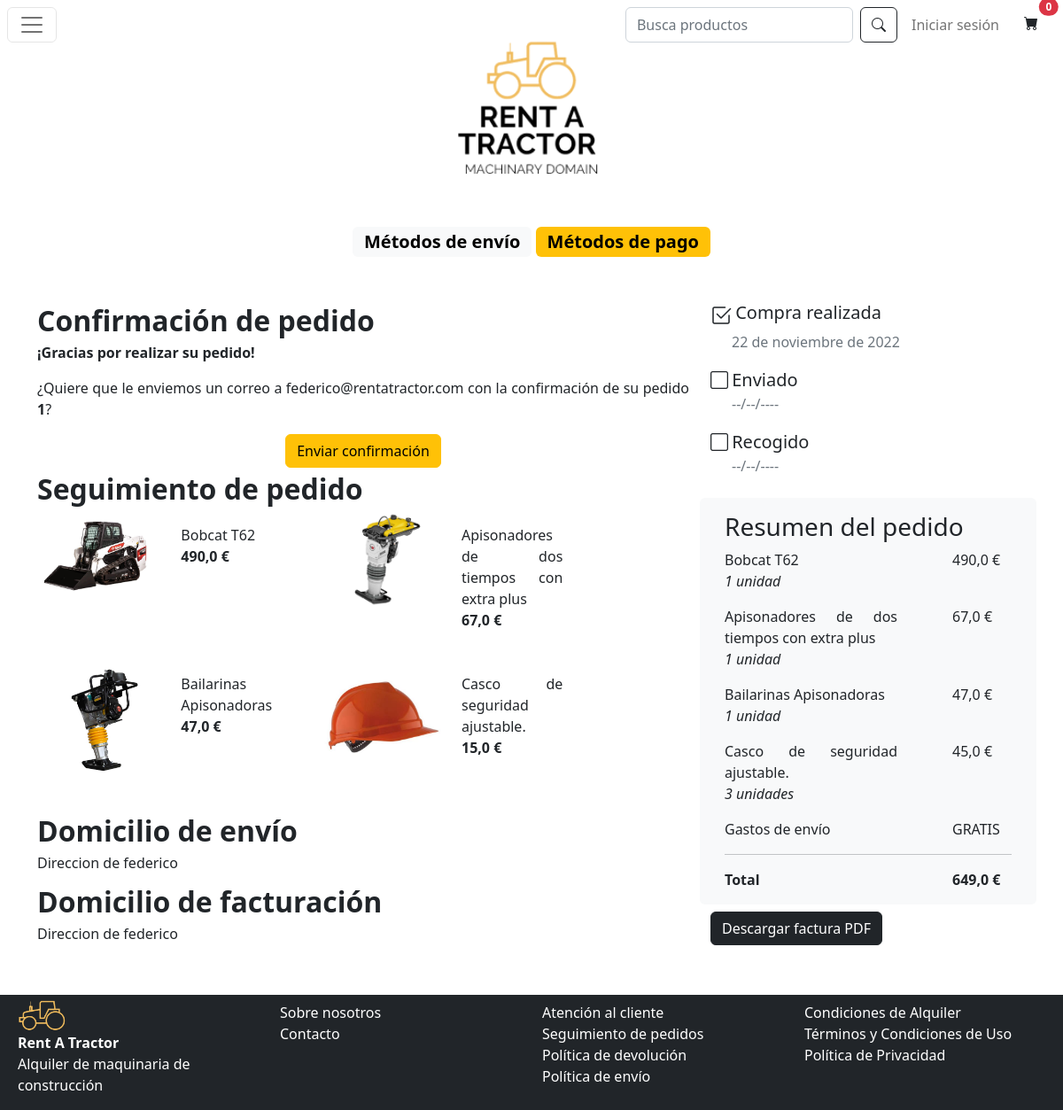
The page /confirmacion/1 on the database its author committed.
### app/models.py (models this page shows)
class Pedido(models.Model):
    id = models.IntegerField(primary_key=True)
    fecha_pedido = models.DateField()
    direccion_envio = models.CharField(max_length=256)
    direccion_facturacion = models.CharField(max_length=256)
    estado_pedido = models.CharField(choices=EstadoPedido.choices(), default='No pagado', max_length=256)
    cliente = models.ForeignKey('Cliente', on_delete=models.CASCADE)
    maquina = models.ManyToManyField('Maquina')
    pago_contrareembolso = models.BooleanField(default=False)
    recogida_en_tienda = models.BooleanField(default=False)

class Cliente(models.Model):
    id = models.IntegerField(primary_key=True, blank=True)
    nombre = models.CharField(max_length=64,null=True)
    apellidos = models.CharField(max_length=64,null=True)
    dni = models.CharField(max_length=32,null=True)
    fecha_nacimiento = models.DateField(null=True)
    correo = models.CharField(max_length=64,null=True)

class Maquina(models.Model):
    id = models.IntegerField(primary_key=True)
    nombre = models.CharField(max_length=64)
    descripcion = models.CharField(max_length=256)
    precio = models.FloatField()
    stock = models.IntegerField()
    marca = models.CharField(max_length=64)
    fabricante = models.CharField(max_length=64)
    dimensiones = models.CharField(max_length=256)
    imagen = models.CharField(max_length=256)
    tipo_maquina = models.CharField(choices=TipoMaquina.choices(), default=TipoMaquina.varios, max_length=256)
    descuento = models.FloatField(default=0.0)
    sugerido = models.BooleanField(default=False)
    sugerencias = models.ManyToManyField('Maquina', null=True)

class Contiene(models.Model):
    cantidad = models.IntegerField()
    pedido = models.ForeignKey('Pedido', on_delete=models.CASCADE)
    maquina = models.ForeignKey('Maquina', on_delete=models.CASCADE)

### app/views.py (the view)
# urls.py: path('confirmacion/<int:id>', views.confirmacion),
def confirmacion(request, id):
    pedido = Pedido.objects.get(id=id)
    if pedido.estado_pedido == 'No pagado':
        pedido.estado_pedido = 'Comprado'
        pedido.save()
    cesta = EnCesta.objects.filter(cliente=pedido.cliente)
    for producto in cesta:
        producto.delete()
    contiene = Contiene.objects.filter(pedido__id=id)
    precioTotal = 0
    gastoEnvio = 50
    precioSubtotalEnvio = 0
    for c in contiene:
        precioTotal += (c.maquina.precio - c.maquina.descuento) * c.cantidad
    if precioTotal > 499:
        gastoEnvio = 0
    precioTotalEnvio = precioTotal + gastoEnvio
    iva = precioTotalEnvio * 0.21
    precioSubtotalEnvio = precioTotalEnvio - iva
    cesta = []
    enviado = False
    formulario = SearchForm(initial={'search': None})
    if request.method == 'POST':
        if 'enviar_correo' in request.POST:
            subject = "Confirmación Rent a tractor"
            user = pedido.cliente.correo
            html_message = render_to_string('confirmacionCorreo.html',
                                            {'pedido': pedido, 'Content-ID': '<../../media/logo.png>', 'precioTotalEnvio': precioTotalEnvio, 'contiene': contiene})
            plain_message = strip_tags(html_message)
            image_path = './media/logo.png'
            image_name = Path(image_path).name
            email = EmailMultiAlternatives(subject=subject, body=plain_message, from_email=user,
                                           to=['rentatractorus@gmail.com'])
            with open(image_path, mode='rb') as f:
                image = MIMEImage(f.read())
                email.attach(image)
                image.add_header('Content-ID', f"<{image_name}>")
            email.send()
            enviado = True
        if 'descargar_factura' in request.POST:
            try:
                fact = Factura.objects.get(pedido=pedido)
            except:
                fact = Factura.objects.create(pedido=pedido, fecha=pedido.fecha_pedido,
                                              nombre_cliente=pedido.cliente.nombre,
                                              apellidos_cliente=pedido.cliente.apellidos,
                                              direccion=pedido.direccion_facturacion, dni=pedido.cliente.dni)
                fact.save()
                contienes = Contiene.objects.filter(pedido=pedido)
                for c in contienes:
                    lf = LineaFactura.objects.create(factura=fact, nombre=c.maquina.nombre,
                                                iva="{:.2f}".format(round((c.maquina.precio - c.maquina.descuento) * 0.21, 2)),
                                                precio_sin_iva="{:.2f}".format(round((c.maquina.precio) * 0.79, 2)),cantidad=c.cantidad, descuento=c.maquina.descuento)
                    lf.save()
            template = get_template("factura.html")
            context = {
                "pedido": pedido,
                "icon": '{}{}'.format(settings.MEDIA_URL_F, 'logo.png'),
                "contiene": contiene,
                "precioTotal": precioTotal,
                "precioTotalEnvio": precioTotalEnvio,
                "precioSubtotalEnvio": precioSubtotalEnvio,
                "iva": iva,
                "gastoEnvio": gastoEnvio,
            }
            html_template = template.render(context)
            HTML(string=html_template, base_url=request.build_absolute_uri()).write_pdf(
                target="app/factura/factura" + str(pedido.id) + ".pdf")
            filepath = os.path.join(settings.BASE_DIR, 'app/factura/factura' + str(pedido.id) + '.pdf')
            return FileResponse(open(filepath, 'rb'), content_type='application/pdf')
        formulario = SearchForm(request.POST)
        if formulario.is_valid() and formulario.has_changed():
            request.session['search'] = formulario.cleaned_data['search']
            return redirect('/catalogo/Resultados de: ' + request.session['search'])
    else:
        enviado = False
    try:
        cliente = ClienteRegistrado.objects.get(user=request.user.id).cliente
        cesta = EnCesta.objects.filter(cliente__id=cliente.id)
    except ObjectDoesNotExist:
        cliente = None
        cesta = verCestaModal(request)
    except BadHeaderError:
        return HttpResponse('Invalid header found.')
    return render(request, 'confirmacion.html', {'pedido': pedido, 'contiene': contiene, 'precioTotal': precioTotal,
                                                 'precioTotalEnvio': precioTotalEnvio,
                                                 'precioSubtotalEnvio': precioSubtotalEnvio,
                                                 'iva': iva, 'gastoEnvio': gastoEnvio, 'cesta': cesta,
                                                 'formulario': formulario, 'STATIC_URL': settings.STATIC_URL,
                                                 'cliente': cliente, 'enviado': enviado})

### app/forms.py
class SearchForm(forms.Form):
    search = forms.CharField(
        widget=forms.TextInput(attrs={"class": "form-control me-2", "placeholder": "Busca productos"}), label=False,
        required=False)

### app/templatetags/custom_template_tags.py (called while the page is built)
@register.filter(name='subtract')
def subtract(value, arg):
    return value - arg

@register.filter(name='multiply')
def multipy(value, arg):
    return value * arg

### app/views.py (called while the page is built)
def verCestaModal(request):
    try:
        cliente = ClienteRegistrado.objects.get(user=request.user.id).cliente
        cesta = EnCesta.objects.filter(cliente__id=cliente.id)
    except ObjectDoesNotExist:
        try:
            device = request.COOKIES['device']
            cliente = Cliente.objects.get(nombre=device)
            favoritos = None
            cesta = EnCesta.objects.filter(cliente__nombre=device)
        except:
            cesta = None
    return cesta

### app/templates/confirmacion.html (shortened to what this page needs)
{% extends 'master.html' %} {% block contenido %}
{% load custom_template_tags %}
<div class="text-center">
  <span class="badge text-bg-light fs-5"> <a class = "text-decoration-none text-black">Métodos de envío</a></span>
  <span class="badge text-bg-warning fs-5"><a class = "text-decoration-none text-black">Métodos de pago</a></span>
</div>
<div class="row mt-5">
  <div class="col-md-8">
    <div class="row">
      <strong style="font-size: xx-large;">Confirmación de pedido</strong>
      <p><strong>¡Gracias por realizar su pedido!</strong></p>
      <p>¿Quiere que le enviemos un correo a {{ pedido.cliente.correo }} con la confirmación de su pedido <strong>{{ pedido.id }}</strong>?</p>
      <form action="" method="POST" >
      <div class="d-flex justify-content-center">
        <button type="submit" name="enviar_correo" class="btn btn-warning ">Enviar confirmación</button>
      </div>
    </form>
    </div>
    <div class="row">
      <strong style="font-size: xx-large;">Seguimiento de pedido</strong>
      {% for producto in pedido.maquina.all %}
      <div class="col-md-5">
        <div class="card mb-3 border-0" style="max-width: 540px;">
        <div class="row g-0">
          <div class="col-md-6">
            <img src="../../media/{{producto.imagen}}" class="img-fluid rounded-start" alt="{{producto.nombre}}">
          </div>
          <div class="col-md-6">
            <div class="card-body">
              <span>{{producto.nombre}}</span><br/>
              <strong>
                {% if producto.descuento != 0 %}
                {{producto.precio|subtract:producto.descuento}}
                {% else %}
                {{producto.precio}}
                {% endif %} €</strong>
            </div>
          </div>
        </div>
      </div>
    </div>
      {% endfor %}
    </div>
    <div class="row mt-2">
      <strong style = "font-size: xx-large;">Domicilio de envío</strong>
      <span>{{pedido.direccion_envio}}</span> <br/>
    </div>
    <div class="row mt-2">
      <strong style = "font-size: xx-large;">Domicilio de facturación</strong>
      <span>{{pedido.direccion_facturacion}}</span> <br/>
    </div>
  </div>
  <div class="col-md-4">
    <div class="row">
      <span class="d-flex">
      {% if pedido.estado_pedido != 'No pagado' %}
      <i class="bi bi-check2-square fs-4"></i>&nbsp;<p class="fs-5 mb-0">Compra realizada</p></span>
      <p class="text-muted ms-4">{{pedido.fecha_pedido}}</p>
      {% else %}
      <i class="bi bi-square fs-5"></i>&nbsp;<p class="fs-5 mb-0">Compra realizada</p></span>
      <p class="text-muted ms-4">--/--/----</p>
      {% endif %}
      <span class="d-flex">
      {% if pedido.estado_pedido == 'Enviado' or pedido.estado_pedido == 'Recogido' %}
      <i class="bi bi-check2-square fs-4"></i>&nbsp;<p class="fs-5 mb-0">Enviado</p></span>
      <p class="text-muted ms-4">{{pedido.fecha_pedido|addOneWeek}}</p>
      {% else %}
      <i class="bi bi-square fs-5"></i>&nbsp;<p class="fs-5 mb-0">Enviado</p></span>
      <p class="text-muted ms-4">--/--/----</p>
      {% endif %}
      <span class="d-flex">
      {% if pedido.estado_pedido == 'Recogido' %}
      <i class="bi bi-check2-square fs-4"></i>&nbsp;<p class="fs-5 mb-0">Recogido</p></span>
      <p class="text-muted ms-4">{{pedido.fecha_pedido|addOneWeek|addOneWeek}}</p>
      {% else %}
      <i class="bi bi-square fs-5"></i>&nbsp;<p class="fs-5 mb-0">Recogido</p></span>
      <p class="text-muted ms-4">--/--/----</p>
      {% endif %}
    </div>
    <div class="row mt-2">
      <div class="card border-0 bg-light">
        <div class="card-body">
          <h3 class="card-title">Resumen del pedido</h3>
          {% for producto in pedido.maquina.all %}
          <p class="card-text d-flex justify-content-between mb-0"><span class="pe-5 w-75">{{producto.nombre}}</span><span class="w-25 position-absolute end-0">
            {% for prodUnidades in contiene %}
              {% if prodUnidades.maquina.id == producto.id %}
                {% if producto.descuento != 0 %}
                  {{producto.precio|subtract:producto.descuento|multiply:prodUnidades.cantidad}}
                {% else %}
                  {{producto.precio|multiply:prodUnidades.cantidad}}
                {% endif %} €
              {% endif %}
            {% endfor %}
          </span></p>
          <p class="card-text fst-italic">
            {% for prodUnidades in contiene %}
              {% if prodUnidades.maquina.id == producto.id %}
                {{prodUnidades.cantidad}}
                {% if prodUnidades.cantidad == 1%}
                  unidad
                {% else %}
                  unidades
                {% endif %}
              {% endif %}
            {% endfor %}</p>
          {% endfor %}
          <p class="card-text d-flex justify-content-between"><span>Gastos de envío </span><span class="w-25 position-absolute end-0">
            {% if gastoEnvio != 0 %}
              50€
            {% else %}
              GRATIS
            {% endif %}
          </span></p>
          <hr/>
          <strong class="card-text d-flex justify-content-between"><span>Total</span><span class="w-25 position-absolute end-0">{{precioTotalEnvio}} €</span></strong>
        </div>
      </div>
    </div>
    <div class="row mt-2">
      <form action="" method="POST" >
          {% if pedido.estado_pedido != 'Recogido' and not pedido.pago_contrareembolso %}
        <button type="submit" formtarget="_blank" name="descargar_factura" class="btn btn-dark ">Descargar factura PDF</button>
            {% endif %}
        </form>
    </div>
  </div>
</div>
{% endblock %}

### rows shown on the page
Pedido: cliente.correo "federico@rentatractor.com", id "1", direccion_envio "Direccion de federico", direccion_facturacion "Direccion de federico", fecha_pedido "22 de noviembre de 2022"
Maquina: imagen (picture), nombre "Bobcat T62", precio|subtract "490,0"
Maquina: imagen (picture), nombre "Apisonadores de dos tiempos con extra plus", precio "67,0", precio|multiply "67,0"
Maquina: imagen (picture), nombre "Bailarinas Apisonadoras", precio "47,0", precio|multiply "47,0"
Maquina: imagen (picture), nombre "Casco de seguridad ajustable.", precio "15,0", precio|multiply "45,0"
Contiene: cantidad "1", shows "unidad"
Contiene: cantidad "1", shows "unidad"
Contiene: cantidad "1", shows "unidad"
Contiene: cantidad "3", shows "unidades"

### other values the page prints
{{ cesta|length }} "0"
{{ precioTotalEnvio }} "649,0"
